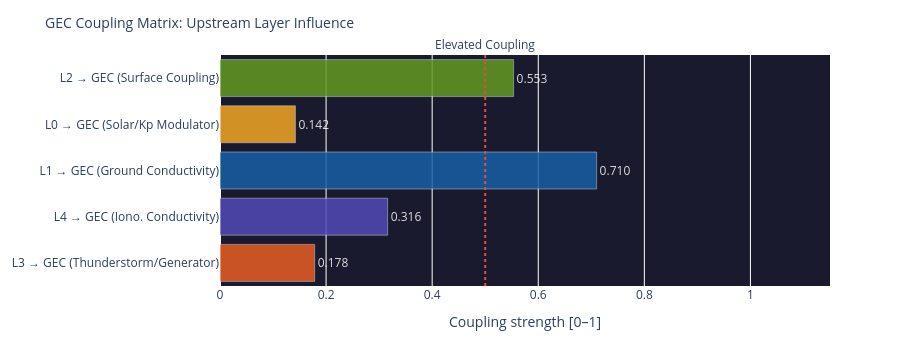

The cell this chart's notebook holds for it:
### Code cell
# ============================================================
# COUPLING MATRIX – How strongly does each layer influence the GEC?
# ============================================================

# Coupling strengths (0–1) from upstream layer scores
def safe(v, default=0.0):
    return float(v) if v is not None else default

coupling = {
    'L3 → GEC\n(Thunderstorm/Generator)':    safe(l3_thunder_score, 0.15),
    'L4 → GEC\n(Iono. Conductivity)':    safe(l4_ioniz, 0.3),
    'L1 → GEC\n(Ground Conductivity)':   0.71,   # stabil (Ozeananteil)
    'L0 → GEC\n(Solar/Kp Modulator)':    safe(layer0.get('score') if layer0 else None, 0.25),
    'L2 → GEC\n(Surface Coupling)':      safe(layer2.get('components',{}).get('Elec. Surface Coupling',{}).get('score') if layer2 else None, 0.3),
}

names  = list(coupling.keys())
values = list(coupling.values())
colors = ['#E85D24','#534AB7','#185FA5','#F2A623','#639922']

fig = go.Figure(go.Bar(
    x=values, y=names,
    orientation='h',
    marker_color=colors, opacity=0.85,
    text=[f'{v:.3f}' for v in values],
    textposition='outside',
    textfont=dict(color='white')
))
fig.add_vline(x=0.5, line_dash='dot', line_color='#e74c3c',
              annotation_text='Elevated Coupling', annotation_position='top')
fig.update_layout(
    title=dict(text='GEC Coupling Matrix: Upstream Layer Influence', font=dict(size=14)),
    xaxis=dict(title='Coupling strength [0–1]', range=[0, 1.15]),
    height=340, plot_bgcolor='#1a1a2e', paper_bgcolor='rgba(0,0,0,0)',
    margin=dict(l=180, r=70, t=55, b=40)
)
fig.show()

### Figure 1 — Plotly figure (JSON) as saved in the notebook; plotly's stock layout.template omitted (floating-point values rounded to 4 significant figures)
{"data": [{"marker": {"color": ["#E85D24", "#534AB7", "#185FA5", "#F2A623", "#639922"]}, "opacity": 0.85, "orientation": "h", "text": ["0.178", "0.316", "0.710", "0.142", "0.553"], "textfont": {"color": "white"}, "textposition": "outside", "type": "bar", "x": [0.1785, 0.316, 0.71, 0.1422, 0.5535], "y": ["L3 → GEC\n(Thunderstorm/Generator)", "L4 → GEC\n(Iono. Conductivity)", "L1 → GEC\n(Ground Conductivity)", "L0 → GEC\n(Solar/Kp Modulator)", "L2 → GEC\n(Surface Coupling)"]}], "layout": {"annotations": [{"showarrow": false, "text": "Elevated Coupling", "x": 0.5, "xanchor": "center", "xref": "x", "y": 1, "yanchor": "bottom", "yref": "y domain"}], "height": 340, "margin": {"b": 40, "l": 180, "r": 70, "t": 55}, "paper_bgcolor": "rgba(0,0,0,0)", "plot_bgcolor": "#1a1a2e", "shapes": [{"line": {"color": "#e74c3c", "dash": "dot"}, "type": "line", "x0": 0.5, "x1": 0.5, "xref": "x", "y0": 0, "y1": 1, "yref": "y domain"}], "title": {"font": {"size": 14}, "text": "GEC Coupling Matrix: Upstream Layer Influence"}, "xaxis": {"range": [0, 1.15], "title": {"text": "Coupling strength [0–1]"}}}}
